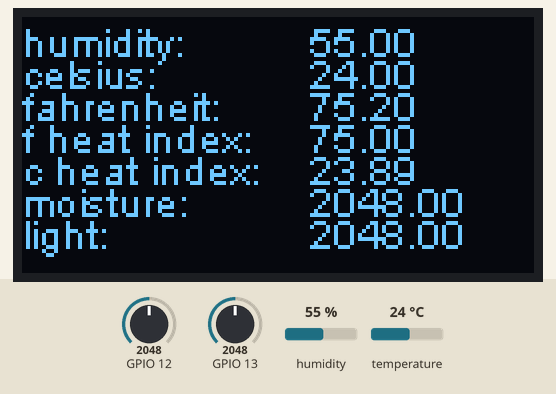
Bench run of a sketch on a simulated ESP32. Shown: 128×64 one-colour display. The inputs (shaded band) are chosen by the test bench; at power-on: humidity 55 %, GPIO 12 = 2048, GPIO 13 = 2048, temperature 24 °C. What the sketch prints to the serial monitor is not drawn.

Above: at 4.0 s.
4.1 s: humidity set to 22 %
At 6.3 s:
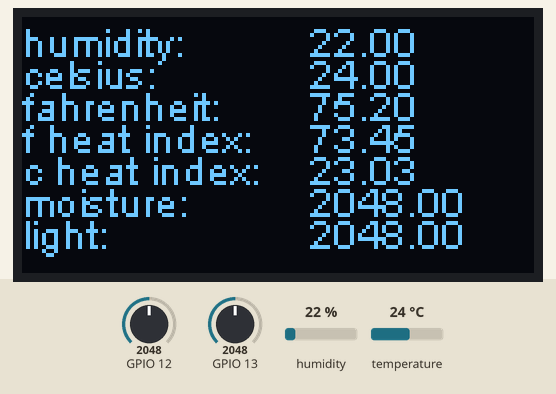
6.7 s: GPIO 12 set to 2866
At 7.7 s:
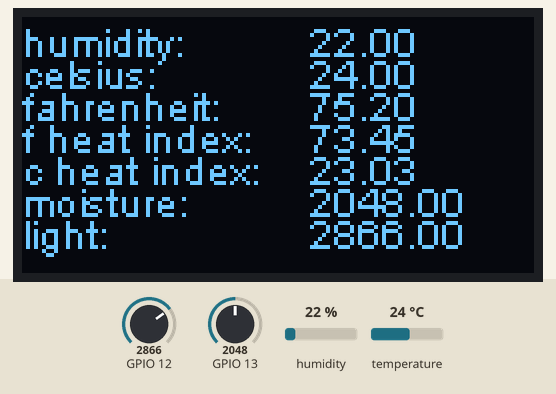
8.5 s: GPIO 13 set to 2866
At 10.0 s:
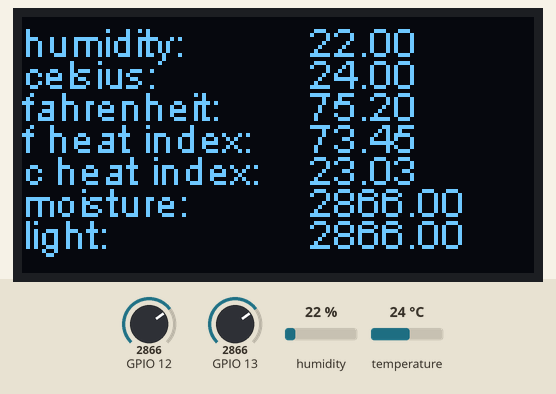
10.4 s: temperature set to 12 °C
At 13.3 s:
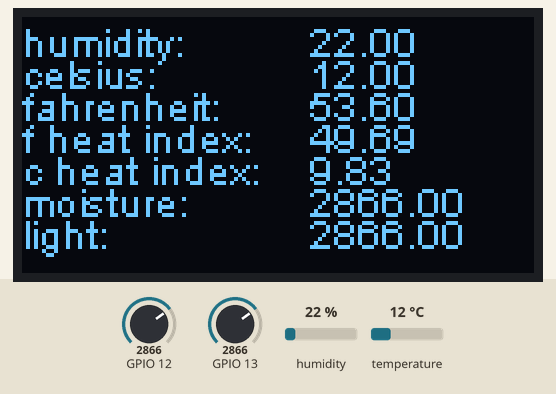
13.6 s: GPIO 12 set to 3972
At 14.8 s:
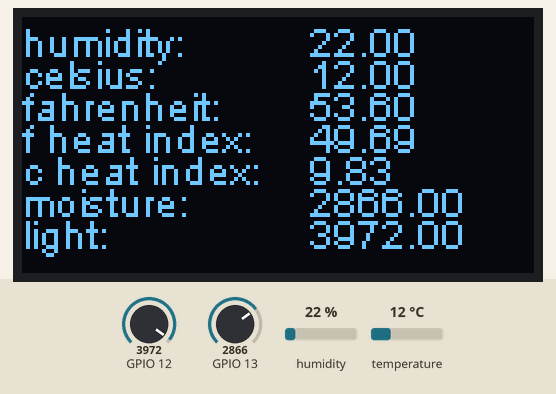
15.5 s: GPIO 13 set to 3972
At 17.0 s:
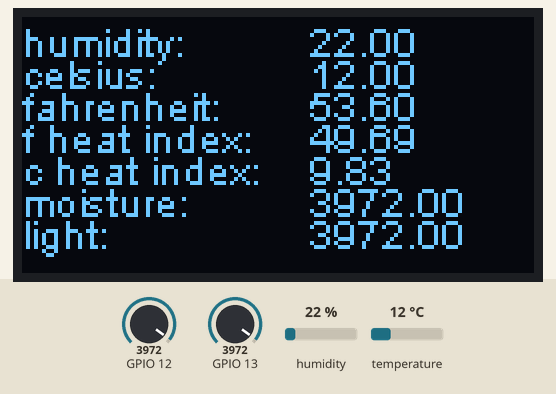
Timing chart, 0 to 18.3 s (numbered marks = the images above; inputs shaded):
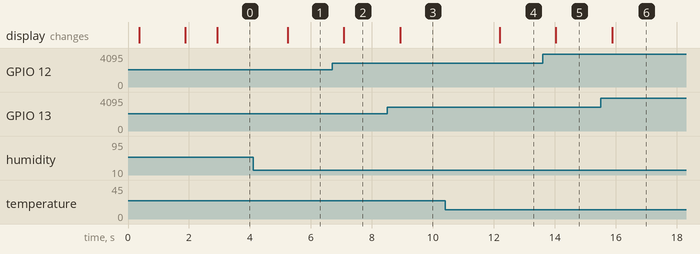

Measured:
- after the input at 4.1 s, the display: changes after 1.1 s (image 1)
- after the input at 6.7 s, the display: changes after 0.38 s (image 2)
- after the input at 8.5 s, the display: changes after 0.43 s (image 3)
- after the input at 10.4 s, the display: changes after 1.8 s (image 4)
- after the input at 13.6 s, the display: changes after 0.42 s (image 5)
- after the input at 15.5 s, the display: changes after 0.38 s (image 6)

The sketch:

LoRaHumiditySoilDensitySender.ino
```cpp
/*
  This is a simple example show the Heltec.LoRa sended data in displaySensorDataToOLED.

  The onboard displaySensorDataToOLED display is SSD1306 driver and I2C interface. In order to make the
  displaySensorDataToOLED correctly operation, you should output a high-low-high(1-0-1) signal by soft-
  ware to displaySensorDataToOLED's reset pin, the low-level signal at least 5ms.

  displaySensorDataToOLED pins to ESP32 GPIOs via this connecthin:
  displaySensorDataToOLED_SDA -- GPIO4
  displaySensorDataToOLED_SCL -- GPIO15
  displaySensorDataToOLED_RST -- GPIO16

  by Aaron.Lee from HelTec AutoMation, ChengDu, China
  成都惠利特自动化科技有限公司
  https://heltec.org

  this project also realess in GitHub:
  https://github.com/Heltec-Aaron-Lee/WiFi_Kit_series
*/
#include "DHT.h"
#include "heltec.h"
#include "images.h"
#define BAND    915E6  //you can set band here directly,e.g. 868E6,915E6
#define DHTPIN 0
#define DHTTYPE DHT11
DHT dht(DHTPIN, DHTTYPE);
String rssi = "RSSI --";
String packSize = "--";
String packet ;
String tx_str;
String receivedisplaySensorDataToSerialMonitorString();

float moisture;
float humidity;
float celsius;
float fahrenheit;
float fahrenheitHeatIndex;
float celsiusHeatIndex;
double light;
double voltage;
void setup()
{
  Serial.begin(115200);
  dht.begin();
  initializationLogo();
}

void loop()
{


  humidity = dht.readHumidity();
  celsius = dht.readTemperature();  // Read temperature as Celsius (the default)
  fahrenheit = dht.readTemperature(true);  // Read temperature as Fahrenheit (isFahrenheit = true)
  fahrenheitHeatIndex = dht.computeHeatIndex(fahrenheit, humidity); // Compute heat index in Fahrenheit (the default)
  celsiusHeatIndex = dht.computeHeatIndex(celsius, humidity, false);  // Compute heat index in Celsius (isFahreheit = false)
  moisture = analogRead(13);
  light = analogRead(12);

  displaySensorDataToOLED();
  displaySensorDataToSerialMonitor();


  //tx_str = receivedisplaySensorDataToSerialMonitorString();


  //****************  start transmitting lora data**********************************
  tx_str = humidity;
  transmitLoRa(tx_str);
  tx_str = celsius;
  transmitLoRa(tx_str);
  tx_str = fahrenheit;
  transmitLoRa(tx_str);
  tx_str = fahrenheitHeatIndex;
  transmitLoRa(tx_str);
  tx_str = celsiusHeatIndex;
  transmitLoRa(tx_str);
  tx_str = moisture;
  transmitLoRa(tx_str);
  tx_str = light;
  transmitLoRa(tx_str);
  //****************  end transmitting lora data************************************
  blinkOnboardLed(10,10);
}

void initializationLogo()
{
   //WIFI Kit series V1 not support Vext control
  Heltec.begin(true /*DisplayEnable Enable*/, true /*Heltec.Heltec.Heltec.LoRa Disable*/, true /*Serial Enable*/, true /*PABOOST Enable*/, BAND /*long BAND*/);
  Heltec.display->init();
  Heltec.display->flipScreenVertically();
  Heltec.display->setFont(ArialMT_Plain_10);
  Heltec.display->clear();
  Heltec.display->drawXbm(0,5,logo_width,logo_height,logo_bits);
  Heltec.display->display();
  delay(1500);
  Heltec.display->clear();
  Heltec.display->drawString(0, 0, "Heltec.LoRa Initial success!");
  Heltec.display->display();
  delay(1000);
}

void transmitLoRa(String tx_str)
{

  // send packet
  LoRa.beginPacket();

/*
 * LoRa.setTxPower(txPower,RFOUT_pin);
 * txPower -- 0 ~ 20
 * RFOUT_pin could be RF_PACONFIG_PASELECT_PABOOST or RF_PACONFIG_PASELECT_RFO
 *   - RF_PACONFIG_PASELECT_PABOOST -- LoRa single output via PABOOST, maximum output 20dBm
 *   - RF_PACONFIG_PASELECT_RFO     -- LoRa single output via RFO_HF / RFO_LF, maximum output 14dBm
*/
  LoRa.setTxPower(14,RF_PACONFIG_PASELECT_PABOOST);
  LoRa.print(tx_str);
  LoRa.endPacket();


}

void blinkOnboardLed(int ON,int OFF)
{
  digitalWrite(LED, HIGH);   // turn the LED on (HIGH is the voltage level)
  delay(ON);                       // wait for a second
  digitalWrite(LED, LOW);    // turn the LED off by making the voltage LOW
  delay(OFF);
}

String receivedisplaySensorDataToSerialMonitorString()
{
  //String tx_str;
  if(Serial.available())
  {
   tx_str = Serial.readStringUntil('\n'); //store string from serial monitor to "tx_str" string
  }
  return tx_str;
}

void displaySensorDataToOLED()
{
  Heltec.display->clear();
  Heltec.display->setTextAlignment(TEXT_ALIGN_LEFT);
  Heltec.display->setFont(ArialMT_Plain_10);
  Heltec.display->drawString(0, 0, "humidity: ");
  Heltec.display->drawString(72, 0, String(humidity));
  Heltec.display->drawString(0, 8, "celsius: ");
  Heltec.display->drawString(72, 8, String(celsius));
  Heltec.display->drawString(0, 16, "fahrenheit: ");
  Heltec.display->drawString(72, 16, String(fahrenheit));
  Heltec.display->drawString(0, 24, "f heat index: ");
  Heltec.display->drawString(72, 24, String(fahrenheitHeatIndex));
  Heltec.display->drawString(0, 32, "c heat index: ");
  Heltec.display->drawString(72, 32, String(celsiusHeatIndex));
  Heltec.display->drawString(0, 40, "moisture: ");
  Heltec.display->drawString(72, 40, String(moisture));
  Heltec.display->drawString(0, 48, "light: ");
  Heltec.display->drawString(72, 48, String(light));
  //Heltec.display->drawString(0, tx_str.toInt(), tx_str);
  Heltec.display->display();
}

void displaySensorDataToSerialMonitor()
{
  Serial.print(F("Humidity: "));
  Serial.print(humidity);
  Serial.print(F("%  Temperature: "));
  Serial.print(celsius);
  Serial.print(F("°C "));
  Serial.print(fahrenheit);
  Serial.print(F("°F  Heat index: "));
  Serial.print(celsiusHeatIndex);
  Serial.print(F("°C "));
  Serial.print(fahrenheitHeatIndex);
  Serial.print(F("°F"));
  Serial.print(" Moisture: ");
  Serial.print(moisture);
  Serial.print(" Light: ");
  Serial.println(light);
}
```

Source omitted: images.h (data table, 5750 bytes)
